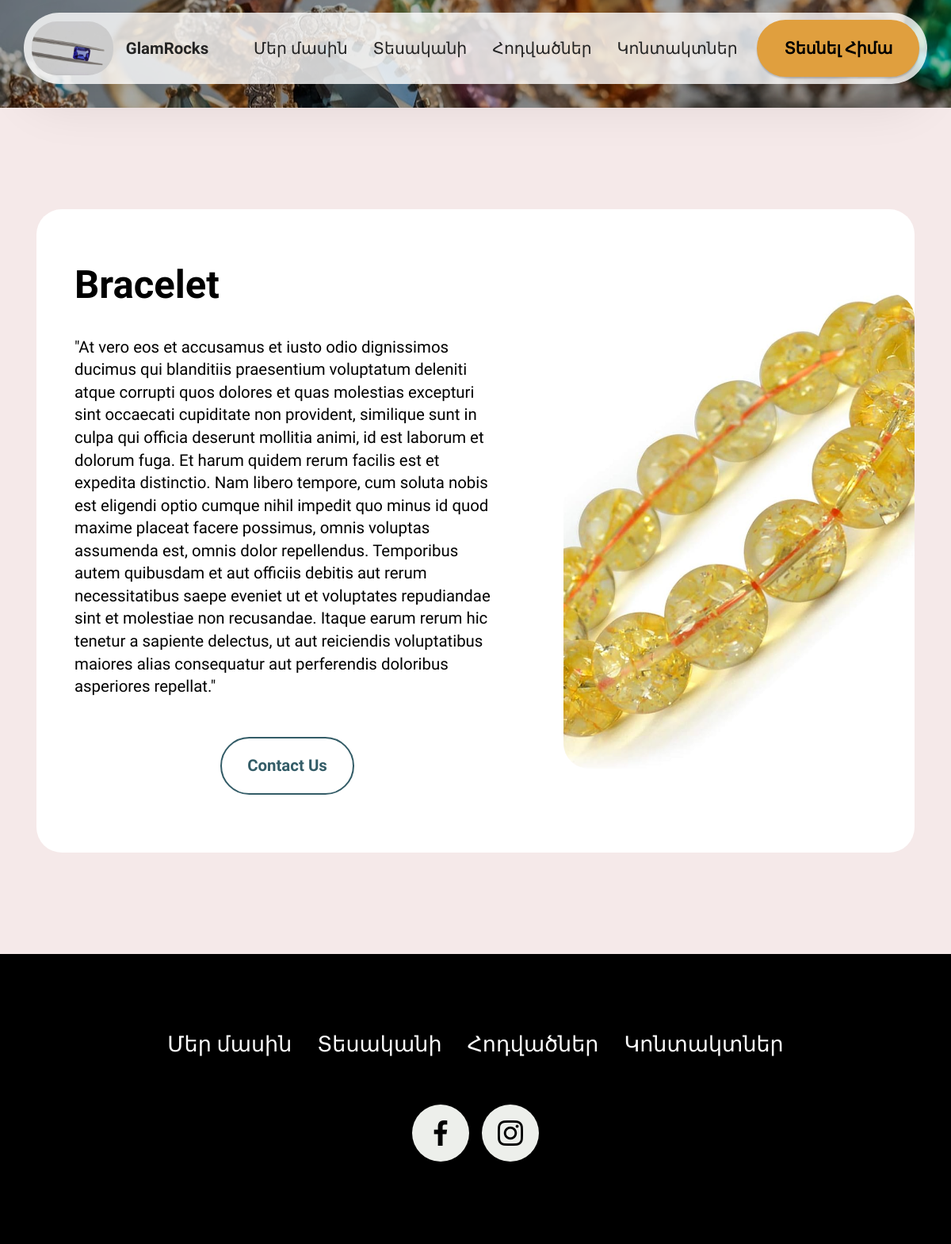
Screenshot of /product/2/ with the database file from the repository.
### store/models.py (models this page shows, shortened)
class Product(models.Model):
    title = models.CharField(max_length=200, verbose_name='Название')
    pub_date = models.DateTimeField(auto_now_add=True)
    body = models.TextField(verbose_name='Описание')
    image = models.ImageField(upload_to='store/products', verbose_name='Изображение')
    price = models.DecimalField(max_digits=6, decimal_places=2, default=0.00, verbose_name='Цена')
    CATEGORY_CHOICES = [
        ('bracelets', 'Բրասլետներ'),
        ('rings', 'Մատանիներ'),
        ('earrings', 'Ականջօղներ'),
        ('necklaces', 'Վզնոցներ'),
        ('colognes', 'Կուլոններ'),
        ('men', 'Տղամարդկանց համար'),
        ('other', 'Այլ')
    ]
    category = models.CharField(max_length=20, choices=CATEGORY_CHOICES, default='other', verbose_name='Категория')
    tag = models.CharField(max_length=30, default='քարեր', verbose_name='Тег')
    class Meta:
        verbose_name = "Продукт"
        verbose_name_plural = "Продукты"

### store/views.py (the view)
# urls.py: path('product/<int:pk>/', views.product_page, name='product'),
def product_page(request, pk):
    product = Product.objects.get(id=pk)
    return render(request, 'store/product_page.html', {'product': product})

### templates/store/product_page.html (shortened to what this page needs)
{% extends 'store/base.html' %}
{% block content %}
{% include 'store/header_secondary.html' %}
<section class="article05 cid-tZQRXEaI6v" id="generic-text-5-tZQRXEaI6v">
  <div class="container">
    <div class="row justify-content-center align-items-center">
      <div class="col-12">
        <div class="card-wrapper">
          <div class="row">
            <div class="col-12 col-md-12 col-lg-5 image-wrapper">
              <img class="w-100" src="{{ product.image.url }}">
            </div>
            <div class="col-12 col-lg col-md-12">
              <div class="text-wrapper align-left">
                <h1 class="mbr-section-title mbr-fonts-style mb-4 display-2">
                  <strong>{{ product.title }}</strong>
                </h1>
                <p class="mbr-text mbr-fonts-style mb-3 display-7">{{ product.body }}</p><br>
                <div class="mbr-section-btn text-center"><button class="btn btn-secondary-outline display-4" onclick="goHomeAndScroll()">Contact Us</button></div>
              </div>
            </div>
          </div>
        </div>
      </div>
    </div>
  </div>
</section>
{% endblock content %}

### static/store/css/theme/css/style.css (style rules this page uses)
section { background-color: #ffffff; }
button { background-color: transparent; border-color: transparent; }
section, .container, .container-fluid { position: relative; word-wrap: break-word; }
.mbr-section-title { font-style: normal; line-height: 1.3; }
.mbr-text { font-style: normal; line-height: 1.7; }
h1, h2, h3, h4, h5, h6, .display-1, .display-2, .display-4, .display-5, .display-7, span, p, a { line-height: 1; word-break: break-word; word-wrap: break-word; font-weight: 400; }
b, strong { font-weight: bold; }
section { background-position: 50% 50%; background-repeat: no-repeat; background-size: cover; }
.align-left { text-align: left; }
img, iframe { display: block; width: 100%; }
.mbr-section-btn { margin-left: -0.6rem; margin-right: -0.6rem; font-size: 0; }
.btn { font-weight: 600; border-width: 1px; font-style: normal; margin: 0.6rem 0.6rem; white-space: normal; transition: all 0.2s ease-in-out; display: inline-flex; align-items: center; justify-content: center; word-break: break-word; }
.row { display: -webkit-flex; -webkit-flex-wrap: wrap; }
.justify-content-center { -webkit-justify-content: center; }
.card-wrapper { -webkit-flex: 1; }
html, body { height: auto; min-height: 100vh; }
.row > * { padding-right: 1rem; padding-left: 1rem; }
.mb-4 { margin-bottom: 2rem !important; }
.container, .container-fluid { padding-left: 16px; padding-right: 16px; }
.row { margin-left: -16px; margin-right: -16px; }
.row > [class*=col] { padding-left: 16px; padding-right: 16px; }

### static/store/css/mobirise/css/additional.css (style rules this page uses)
.btn { border-width: 2px; }
img, .card-wrap, .card-wrapper, .video-wrapper, .mbr-figure iframe, .google-map iframe, .slide-content, .plan, .card, .item-wrapper { border-radius: 2rem !important; }
.display-2 { font-family: var(--display2-font); font-size: calc(var(--display2-size, 4) * 1rem); line-height: 1.1; }
.display-4 { font-family: var(--display4-font); font-size: calc(var(--display4-size, 1.4) * 1rem); line-height: 1.5; }
.display-7 { font-family: var(--display7-font); font-size: calc(var(--display7-size, 1.4) * 1rem); line-height: 1.5; }
@media (min-width: 992px) and (max-width: 1400px) { .display-2 { --display2-size_min: calc(var(--display2-size, 4) - (var(--display2-size, 4) - 1) * 0.65); font-size: calc(var(--display2-size, 4) * 0.8rem); font-size: calc(var(--display2-size_min) * 1rem + (var(--display2-size, 4) - var(--display2-size_min)) * ((100vw - 62rem) / (87 - 62))); line-height: calc(1.3 * (var(--display2-size_min) * 1rem + (var(--display2-size, 4) - var(--display2-size_min)) * ((100vw - 62rem) / (87 - 62)))); } }
@media (min-width: 992px) and (max-width: 1400px) { .display-4 { --display4-size_min: calc(var(--display4-size, 1.4) - (var(--display4-size, 1.4) - 1) * 0.65); font-size: calc(var(--display4-size, 1.4) * 0.8rem); font-size: calc(var(--display4-size_min) * 1rem + (var(--display4-size, 1.4) - var(--display4-size_min)) * ((100vw - 62rem) / (87 - 62))); line-height: calc(1.4 * (var(--display4-size_min) * 1rem + (var(--display4-size, 1.4) - var(--display4-size_min)) * ((100vw - 62rem) / (87 - 62)))); } }
@media (min-width: 992px) and (max-width: 1400px) { .display-7 { --display7-size_min: calc(var(--display7-size, 1.4) - (var(--display7-size, 1.4) - 1) * 0.65); font-size: calc(var(--display7-size, 1.4) * 0.8rem); font-size: calc(var(--display7-size_min) * 1rem + (var(--display7-size, 1.4) - var(--display7-size_min)) * ((100vw - 62rem) / (87 - 62))); line-height: calc(1.4 * (var(--display7-size_min) * 1rem + (var(--display7-size, 1.4) - var(--display7-size_min)) * ((100vw - 62rem) / (87 - 62)))); } }
.btn { padding: 1.25rem 2rem; border-radius: 4px; }
.btn-secondary-outline, .btn-secondary-outline:active { background-color: transparent !important; border-color: var(--secondary-color, #ffd7ef); color: var(--secondary-color, #ffd7ef); }
.mbr-section-btn .btn:not(.btn-form) { border-radius: 100px; }

### templates/store/base.html (style rules this page uses)
:root { --background: #F5EAEA; --dominant-color: #9E2A2B; --primary-color: #E09F3E; --secondary-color: #335C67; --success-color: #25C67B; --danger-color: #C82333; --warning-color: #EBB000; --info-color: #0CBCDF; --background-text: #000000; --dominant-text: #FFFFFF; --primary-text: #000000; --secondary-text: #FFFFFF; --success-text: #000000; --danger-text: #FFFFFF; --warning-text: #000000; --info-text: #000000; }

### rows the page displays
Product: image (picture), title "Bracelet", body "\"At vero eos et accusamus et iusto odio dignissimos ducimus qui blanditiis praesentium voluptatum deleniti atque corrupti quos dolores et quas molestias excepturi sint occaecati cupiditate non provident, similique sunt in culpa qui officia deserunt mollitia animi, id est laborum et dolorum fuga. Et harum quidem rerum facilis est et expedita distinctio. Nam libero tempore, cum soluta nobis est eligendi optio cumque nihil impedit quo minus id quod maxime placeat facere possimus, omnis voluptas assumenda est, omnis dolor repellendus. Temporibus autem quibusdam et aut officiis debitis aut rerum necessitatibus saepe eveniet ut et voluptates repudiandae sint et molestiae non recusandae. Itaque…"
